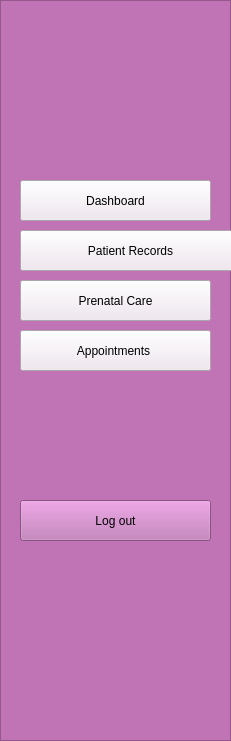
   <widget class="QFrame" name="frame">
    <property name="geometry">
     <rect>
      <x>0</x>
      <y>60</y>
      <width>231</width>
      <height>741</height>
     </rect>
    </property>
    <property name="sizePolicy">
     <sizepolicy hsizetype="Expanding" vsizetype="Expanding">
      <horstretch>0</horstretch>
      <verstretch>0</verstretch>
     </sizepolicy>
    </property>
    <property name="styleSheet">
     <string notr="true"> background-color: rgb(192, 116, 182)</string>
    </property>
    <property name="frameShape">
     <enum>QFrame::StyledPanel</enum>
    </property>
    <property name="frameShadow">
     <enum>QFrame::Raised</enum>
    </property>
    <widget class="QPushButton" name="pushButton">
     <property name="geometry">
      <rect>
       <x>20</x>
       <y>180</y>
       <width>191</width>
       <height>41</height>
      </rect>
     </property>
     <property name="styleSheet">
      <string notr="true">background-color: rgb(240, 230, 240);
</string>
     </property>
     <property name="text">
      <string>Dashboard</string>
     </property>
    </widget>
    <widget class="QPushButton" name="pushButton_2">
     <property name="geometry">
      <rect>
       <x>20</x>
       <y>230</y>
       <width>221</width>
       <height>41</height>
      </rect>
     </property>
     <property name="styleSheet">
      <string notr="true">background-color: rgb(240, 230, 240);
</string>
     </property>
     <property name="text">
      <string>Patient Records</string>
     </property>
    </widget>
    <widget class="QPushButton" name="pushButton_3">
     <property name="geometry">
      <rect>
       <x>20</x>
       <y>280</y>
       <width>191</width>
       <height>41</height>
      </rect>
     </property>
     <property name="styleSheet">
      <string notr="true">background-color: rgb(240, 230, 240);</string>
     </property>
     <property name="text">
      <string>Prenatal Care</string>
     </property>
    </widget>
    <widget class="QPushButton" name="pushButton_4">
     <property name="geometry">
      <rect>
       <x>20</x>
       <y>330</y>
       <width>191</width>
       <height>41</height>
      </rect>
     </property>
     <property name="styleSheet">
      <string notr="true">background-color: rgb(240, 230, 240);
</string>
     </property>
     <property name="text">
      <string>       Appointments        </string>
     </property>
    </widget>
    <widget class="QPushButton" name="pushButton_5">
     <property name="geometry">
      <rect>
       <x>20</x>
       <y>500</y>
       <width>191</width>
       <height>41</height>
      </rect>
     </property>
     <property name="text">
      <string>Log out</string>
     </property>
    </widget>
   </widget>
